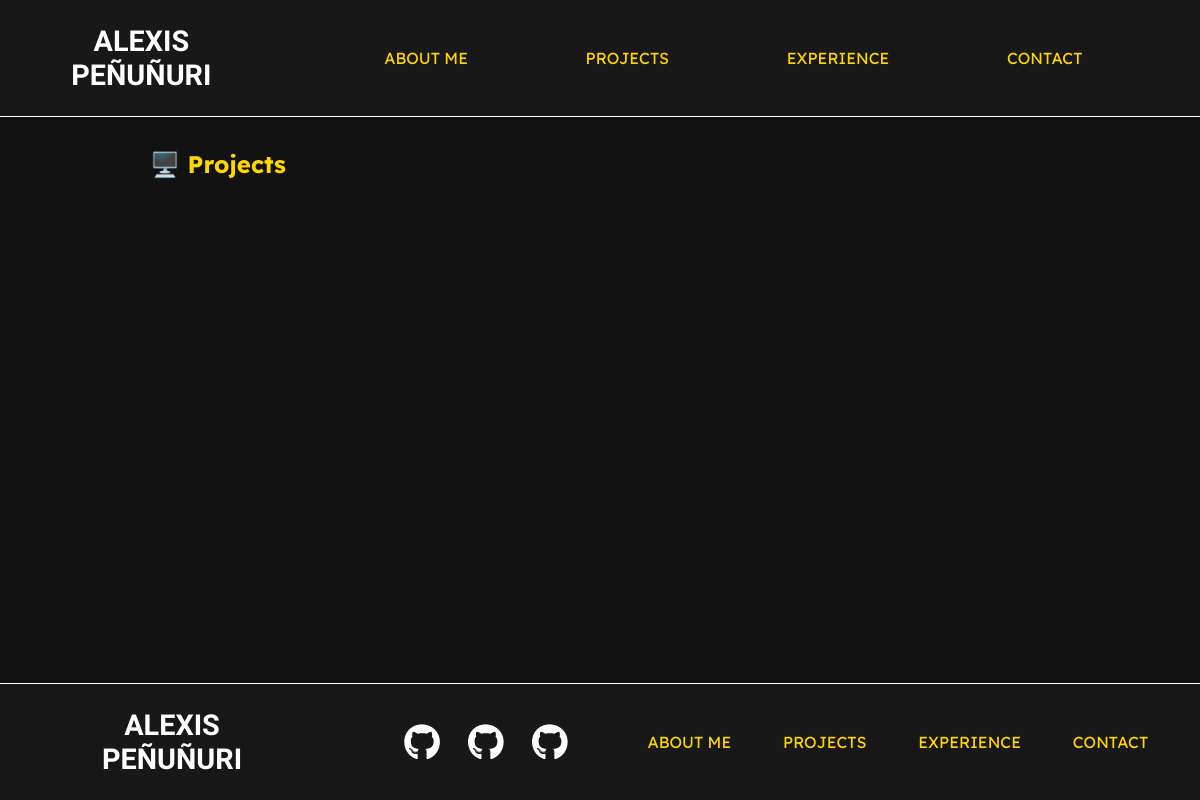
The app's page /projects/, older data.
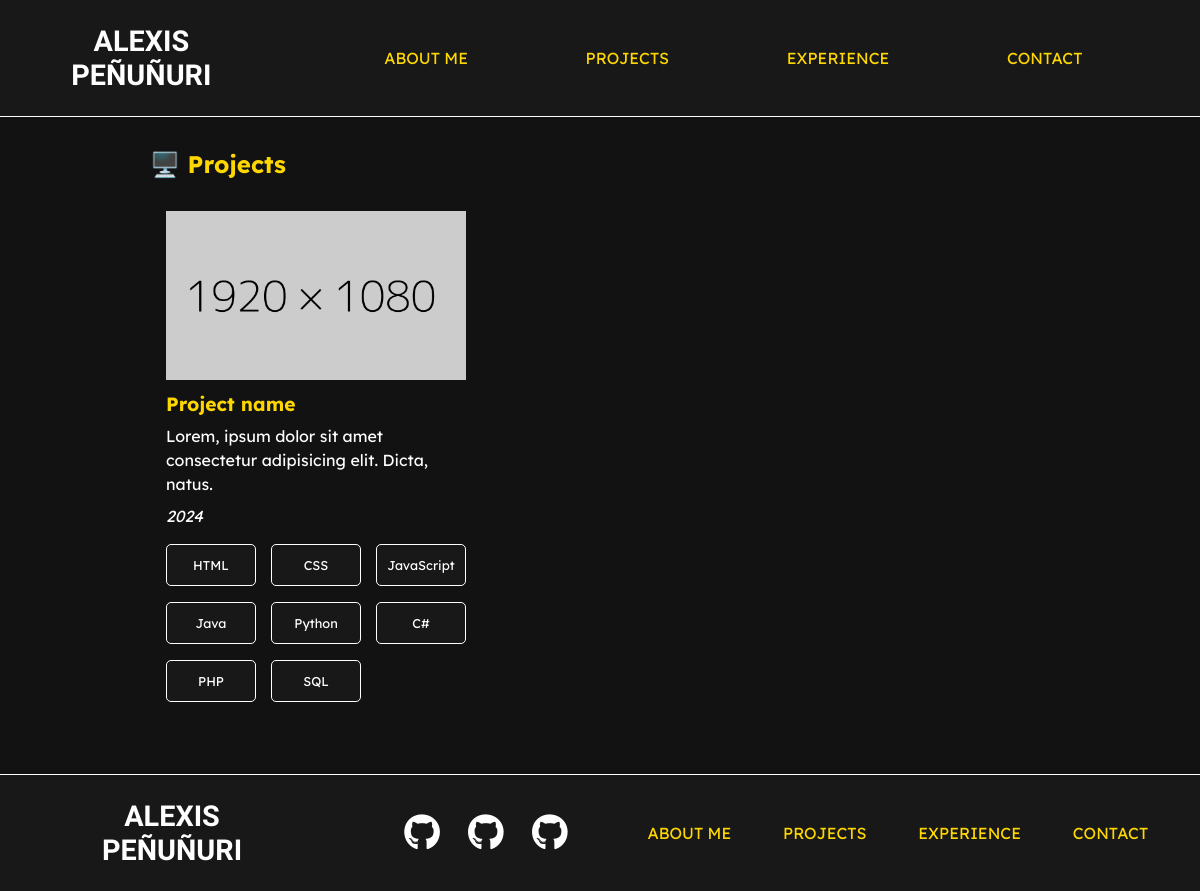
The same page, newer data.
### content/models.py (models this page shows, shortened)
class Project(models.Model):
  name = models.CharField(max_length=128)
  desc = models.TextField()
  year = models.IntegerField()
  image = models.ImageField(upload_to='static/img')
  repo = models.URLField()
  skills = models.ManyToManyField(Skill)

class Skill(models.Model):
  name = models.CharField(max_length=128)

### content/views.py (the view)
# urls.py: path('', views.projects_view, name='projects'),
def projects_view(request):
  projects = Project.objects.all()
  return render(request, 'content/projects_list.html', {
    'projects_list': projects,
  })

### templates/content/projects_list.html (shortened to what this page needs)
{% extends 'base.html' %}
{% load static %}
{% block content %}
<section class="container pt-2" id="projects">
  <h2 class="highlight">🖥️ Projects</h2>
  <div class="projects">
    {% for project in projects_list %}
    <a href="{{ project.repo }}" class="project-card" target="_blank">
      <img src="{{ project.image }}" alt="">
      <h3 class="highlight">{{ project.name }}</h3>
      <p>{{ project.desc }}</p>
      <p><i>{{ project.year }}</i></p>
      <div class="project-skills">
        {% for skill in project.skills.all %}
        <p>{{ skill.name }}</p>
        {% endfor %}
      </div>
    </a>
    {% endfor %}
  </div>
</section>
{% endblock content %}

### templates/base.html (shortened to what this page needs)
{% load static %}
<!DOCTYPE html>
<html lang="en">
<head>
  <link rel="stylesheet" href="https://cdnjs.cloudflare.com/ajax/libs/font-awesome/6.6.0/css/all.min.css"
 />
  <link rel="stylesheet" href="{% static 'css/base.css' %}">
  <link rel="stylesheet" href="{% static 'css/header.css' %}">
  <link rel="stylesheet" href="{% static 'css/footer.css' %}">
  <link rel="stylesheet" href="{% static 'css/sections.css' %}">
  <link rel="stylesheet" href="{% static 'css/responsive.css' %}">
</head>
<body>
  <header>
    <div class="logo">
      <a href="{% url 'home' %}">
        <h1>Alexis Peñuñuri</h1>
      </a>
    </div>
    <nav class="nav-header">
      <div class="nav-items" id="nav-items">
        <a class="highlight" href="{% url 'home' %}">About me</a>
        <a class="highlight" href="{% url 'projects' %}">Projects</a>
        <a class="highlight" href="#">Experience</a>
        <a class="highlight" href="{% url 'contact' %}">Contact</a>
      </div>
    </nav>
  </header>
  <main>
    {% block content %}{% endblock content %}
  </main>
  <footer>
    <div class="logo-footer">
      <a href="{% url 'home' %}">
        <h1>Alexis Peñuñuri</h1>
      </a>
    </div>
    <div class="social-media">
      <div>
        <a href="https://github.com/AlexisPS0718"><i class="fa-brands fa-github sm-icon"></i></a>
      </div>
      <div>
        <a href="https://github.com/AlexisPS0718"><i class="fa-brands fa-github sm-icon"></i></a>
      </div>
      <div>
        <a href="https://github.com/AlexisPS0718"><i class="fa-brands fa-github sm-icon"></i></a>
      </div>
    </div>
    <nav class="nav-footer">
      <div class="nav-items" id="nav-items">
        <a class="highlight" href="{% url 'home' %}">About me</a>
        <a class="highlight" href="{% url 'projects' %}">Projects</a>
        <a class="highlight" href="#">Experience</a>
        <a class="highlight" href="{% url 'contact' %}">Contact</a>
      </div>
    </nav>
  </footer>
</body>
</html>

### static/css/base.css (style rules this page uses)
:root { --primary-color: #2F64CC; --primary-color-100: #D6E0F5; --primary-color-200: #ACC1EC; --primary-color-300: #83A3E2; --primary-color-400: #5984D9; --primary-color-600: #2651A6; --primary-color-700: #1D3D7C; --primary-color-800: #132853; --secondary-color: #FFD700; --secondary-color-100: #FFF7CC; --secondary-color-200: #FFF099; --secondary-color-300: #FFE866; --secondary-color-400: #FFE033; --secondary-color-600: #CCAD00; --secondary-color-700: #998200; --secondary-color-800: #665700; --dark-color: #121212; --light-color: #FEFEFE; --background-color: #121212; --surface-color: #181818; --lexend-deca: "Lexend Deca", sans-serif; --alata: "Alata", sans-serif; }
* { margin: 0; border: 0; font-family: var(--lexend-deca); }
html { background-color: var(--background-color); font-size: 16px; scroll-behavior: smooth; }
html, body { max-width: 100%; overflow-x: hidden; }
body { display: flex; flex-direction: column; min-height: 100vh; margin: 0; }
main { flex: 1; }
h1 { font-family: var(--alata); font-size: 1.8rem; text-transform: uppercase; }
h2 { font-size: 1.5rem; color: var(--light-color); }
h3 { font-size: 1.2rem; color: var(--light-color); }
p { font-size: 1rem; line-height: 1.5rem; color: var(--light-color); }
::placeholder { color: var(--light-color); opacity: 0.8; }
.pt-2 { padding-top: 2rem; }
.highlight { color: var(--secondary-color); }
.container { width: 75%; margin-left: auto; margin-right: auto; }

### static/css/header.css (style rules this page uses)
header { display: flex; align-items: center; background-color: var(--surface-color); border-bottom: 1px solid var(--light-color); position: sticky; top: 0; }
header a { text-decoration: none; color: var(--light-color); }
nav { width: 100%; }
.logo { display: flex; justify-content: center; align-items: center; text-align: center; width: 20%; margin-left: 3rem; margin-right: 2rem; padding-top: 1.5rem; padding-bottom: 1.5rem; }
.nav-items { display: flex; justify-content: space-evenly; align-items: center; text-transform: uppercase; padding-top: 1.5rem; padding-bottom: 1.5rem; }

### static/css/footer.css (style rules this page uses)
footer { display: flex; align-items: center; background-color: var(--surface-color); border-top: 1px solid var(--light-color); position: sticky; top: 0; width: 100%; }
footer a { text-decoration: none; color: var(--light-color); }
.nav-footer { width: 55%; }
.social-media { display: flex; align-items: center; justify-content: space-evenly; width: 20%; }
.sm-icon { display: inline-block; color: var(--light-color); font-size: 2.3rem; }
.logo-footer { display: flex; justify-content: center; align-items: center; text-align: center; width: 10%; margin-left: 7rem; margin-right: 9rem; padding-top: 1.5rem; padding-bottom: 1.5rem; }
.nav-items { display: flex; justify-content: space-evenly; align-items: center; text-transform: uppercase; padding-top: 1.5rem; padding-bottom: 1.5rem; }

### static/css/sections.css (style rules this page uses)
.project-card { text-decoration: none; border-radius: 10px; padding: 1rem; }
.project-card img { width: 100%; }
.project-card h3, .project-card p { margin-bottom: 0.5rem; margin-top: 0.5rem; }
.project-card:last-of-type { margin-bottom: 3rem; }
.projects { display: grid; grid-template-columns: repeat(3, 1fr); gap: 50px; margin-top: 1rem; }
.project-skills { display: grid; grid-template-columns: repeat(3, 1fr); gap: 15px; row-gap: 0; margin-top: 0.5rem; width: 60%; }
.project-skills p { background-color: var(--surface-color); border: 1px solid var(--light-color); border-radius: 5px; text-align: center; font-size: 0.8rem; width: 4.5rem; padding: 0.5rem; }

Row changes from the older to the newer data that the page shows:
added Project: image (placeholder picture), name "Project name", desc "Lorem, ipsum dolor sit amet consectetur adipisicing elit. Dicta, natus.", year "2024"
added Skill: name "HTML"
added Skill: name "CSS"
added Skill: name "JavaScript"
added Skill: name "Java"
added Skill: name "Python"
added Skill: name "C#"
added Skill: name "PHP"
added Skill: name "SQL"
